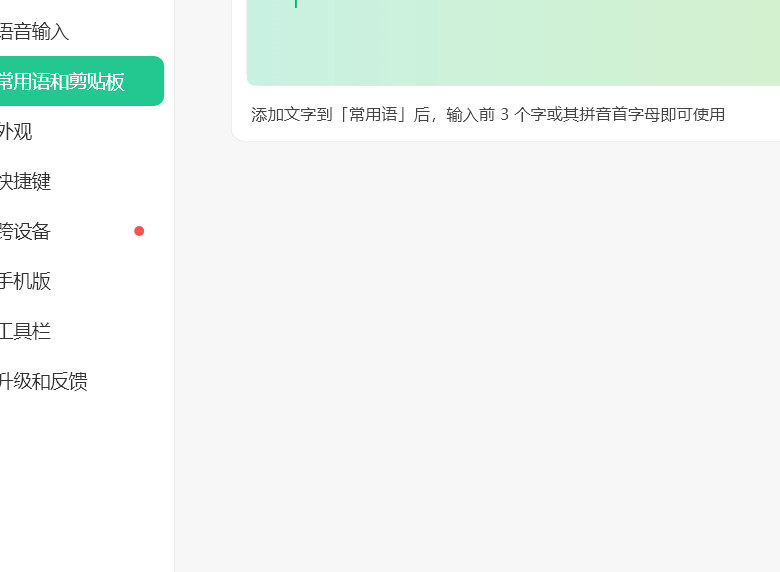

The Python source for this figure:
import ctypes, ctypes.wintypes as wt
from PIL import ImageGrab
import sys

user32 = ctypes.windll.user32
user32.SetProcessDPIAware()

pid = int(sys.argv[1])
found = []

EnumProc = ctypes.WINFUNCTYPE(ctypes.c_bool, wt.HWND, wt.LPARAM)

def cb(hwnd, lparam):
    p = wt.DWORD()
    user32.GetWindowThreadProcessId(hwnd, ctypes.byref(p))
    if p.value == pid and user32.IsWindowVisible(hwnd):
        r = wt.RECT()
        user32.GetWindowRect(hwnd, ctypes.byref(r))
        w = r.right - r.left
        h = r.bottom - r.top
        if w > 200 and h > 200:
            buf = ctypes.create_unicode_buffer(256)
            user32.GetWindowTextW(hwnd, buf, 256)
            found.append((hwnd, buf.value, (r.left, r.top, r.right, r.bottom)))
    return True

user32.EnumWindows(EnumProc(cb), 0)
print(found)
if not found:
    sys.exit(1)
r = found[0][2]
img = ImageGrab.grab(bbox=r, all_screens=True)
out = r"C:\Users\32166\SleepApp\shot.png"
img.save(out)
print(out, img.size)
